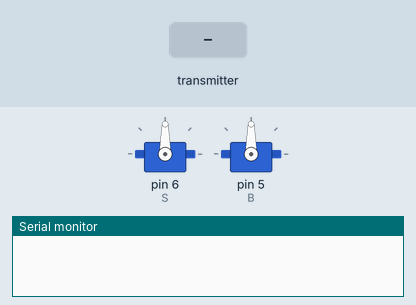
Bench run of a sketch on a simulated Arduino Uno, built with avr-gcc and run on an emulated ATmega328P. Parts: 2 × servo, the last lines printed to the serial monitor. Inputs (shaded band) come from the test bench. No radio packets arrive unless stated.

Above: at 1.2 s.
1.3 s: the transmitter starts sending packet.0 = 0
At 1.6 s:
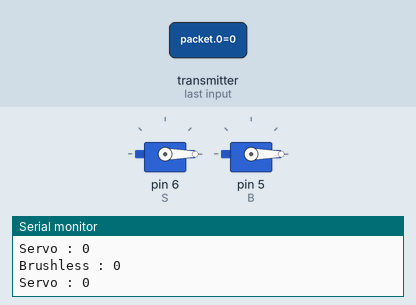
2.8 s: the transmitter starts sending packet.1 = 256
At 3.9 s:
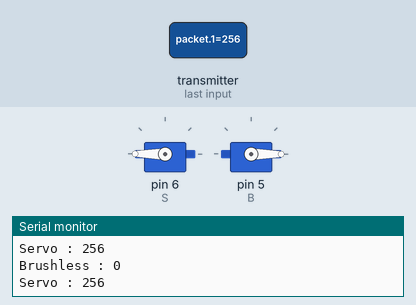
4.3 s: the transmitter starts sending packet.0 = 256
At 5.1 s:
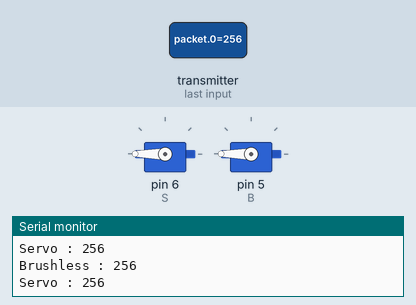
5.8 s: the transmitter starts sending packet.1 = 512
At 6.2 s:
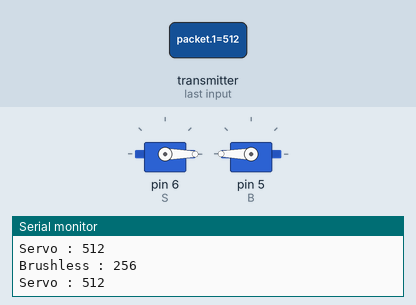
7.3 s: the transmitter starts sending packet.0 = 1023
At 8.5 s:
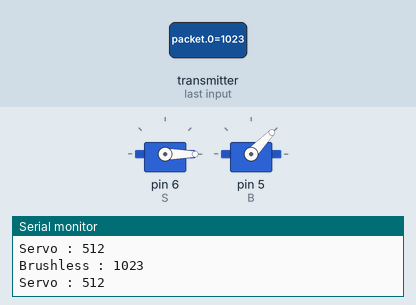
8.8 s: the transmitter starts sending packet.1 = 1023
At 9.7 s:
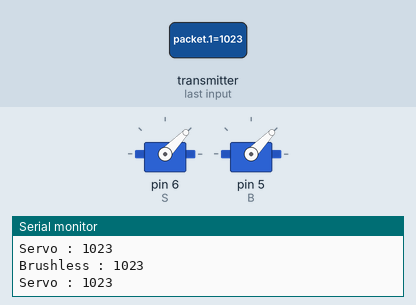
Timing chart, 0 to 11.3 s (numbered marks = the images above; inputs shaded):
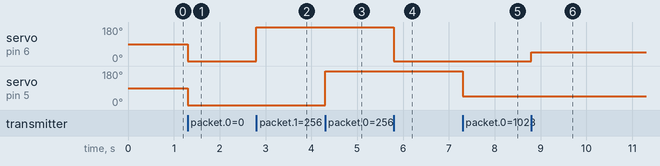

The sketch:

NRF24_Servo_Motor_Receiver.ino
```cpp
#include <SPI.h> // (Communication protocol Used by NRF24L01)to interface with the NRF24L01 Modules
#include <nRF24L01.h>
#include <RF24.h>
#include<Servo.h> // for controlling the Brushless & Servo Motors

Servo B,S; // Creating Servo objects

//create an RF24 object
RF24 radio(7, 8);  // CE, CSN

int packet[2];//Storing received data from the NRF24(Transmitter)

//address through which two modules communicate.
const byte address[6] = "00001";

void setup()
{
  while (!Serial);
    Serial.begin(9600);

  radio.begin(); // initializing radio communication
  //Attaching each motor to a digital pin
  S.attach(6);
  B.attach(5);

  //set the address
  radio.openReadingPipe(0, address);

  //Set module as receiver(Listening Mode)
  radio.startListening();
}

void loop()
{
  //Read the data if available in buffer
  if (radio.available())
  {
    radio.read(&packet, sizeof(packet)); // reading the received data

    S.write(packet[1]); // controlling the servo motor
    B.write(packet[0]); // controlling the brushless motors

    Serial.print("Brushless : ");
    Serial.println(packet[0]);
    Serial.print("Servo : ");
    Serial.println(packet[1]);
  }
}
```

Measured:
- after the input at 1.3 s, servo on pin 6 (S), servo on pin 5 (B): 90° → 0° at once
- after the input at 2.8 s, servo on pin 6 (S): 0° → 180° at once
- after the input at 4.3 s, servo on pin 5 (B): 0° → 180° at once
- after the input at 5.8 s, servo on pin 6 (S): 180° → 0° at once
- after the input at 7.3 s, servo on pin 5 (B): 180° → 46° at once
- after the input at 8.8 s, servo on pin 6 (S): 0° → 46° at once
